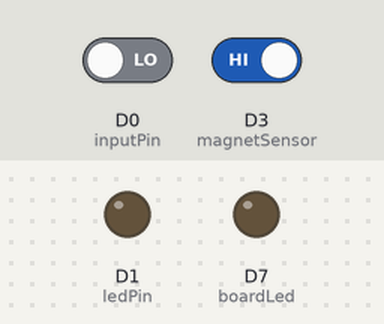
Simulated run of this sketch. Board: Particle Photon. Shown: output pins drawn as LEDs (lit = HIGH). The test bench sets the inputs (shaded band); at power-on: D0 (inputPin) LOW, D3 (magnetSensor) HIGH. WiFi joins after 1.5 s; servers stay silent unless stated; the local clock reads 2024-03-15 10:24:30 at power-on unless the sketch sets it.

Above: at 1.9 s.
Timing chart, 0 to 3.4 s (numbered marks = the images above):
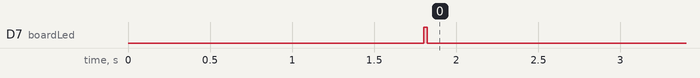

The sketch:

oppgave3M2M.ino
```cpp
/**
 * This security prototype app uses a PIR sensor to detect movement in a room
 * and a magnet sensor for controlling a door entrance for activity.
 * From the mobile application made with Blynk, the sensor data can be monitored
 * with time and with instant notification when a change is detected.
 *
 * version: 2017.11.29
 * @author Robert Mattias Molin
 *
 * Inspired by author Ingo Lohs, project can be found at:
 * https://particle.hackster.io/ingo-lohs/mypir-sensor-informs-me-via-ifttt-e8b628
 *
 * And author "Bianchi Rider", project can be found at:
 * https://particle.hackster.io/BianchiRider/garage-door-opener-with-blynk-a0530d
 */


#include <blynk.h>
#define BLYNK_PRINT Serial
#define ONE_DAY_MILLIS (24 * 60 * 60 * 1000)


char auth[] = "YourAuthToken"; // Connect code to the Blynk app

BlynkTimer timer;
unsigned long lastSync = millis(); // For time synchronization from the Particle Cloud

//Magnet Sensor, "Door sensor"
int DoorLocation;  // Door location for history graph (Blynk app)
double CountOpen;  // Counter to prevent overwrite
double CountClose;  // Counter to prevent overwrite
double TimerStuck;  // Counter for door stuck in between "positions"

const int magnetSensor = D3;
int state; // The state of the magnet sensor is either 1 == Alarm! or 0 == OK!
String DoorStatus; //For blynk app
WidgetTerminal terminal(V10);  // Blynk Terminal


//PIR Sensor
const int inputPin = D0;  // choose the input pin (for PIR sensor)
String Movement; //For blynk app

int pirState = LOW;  // we start, assuming no motion detected
int val = 0;  // variable for reading the pin status
int boardLed = D7;// photon onBoard LED
int ledPin = D1;  // LED Pin
int PirStatus;  // for history graph in Blynk app

int calibrateTime = 10000;      // wait for the thingy to calibrate

unsigned long delay_60s = 0;//To prevent sending data that exceeds the 60000 millis() limit to Azure IoT Hub


void setup()
{
    Serial.begin(9600);
    Blynk.begin(auth);

    timer.setInterval(1000, sendStatus);  // Send data to Blynk once a second
    timer.setInterval(60000, sendAtm);  // Send data to Blynk once a minute

    pinMode( magnetSensor, INPUT_PULLUP );

    pinMode(boardLed, OUTPUT);    // on-board LED
    pinMode(ledPin, OUTPUT); //led PIR sensor
    pinMode(inputPin, INPUT);     // declare PIR sensor as input

    digitalWrite(boardLed, HIGH);
    Particle.publish("SecureM2M", "now online", 100, PRIVATE);//Publish project status in Prticle Console
    digitalWrite(boardLed, LOW);

    Particle.syncTime();  // Request time synchronization from the Particle Cloud (UTC)
    Time.zone(+1);  // Set to correct time zone

}


//  Get terminal data if Photon is rebooted
BLYNK_CONNECTED()
{
    Blynk.syncVirtual(V10);
}


/**
 * Send data to Blynk once every minute
 * to sync the app terminal and update time and date.
 */
void sendAtm()
{

    Blynk.syncVirtual(V10);  // Sync terminal. Tends to not update if app is running on phone
    terminal.flush();

    // Sync time once a day
    if (millis() - lastSync > ONE_DAY_MILLIS)
    {
        terminal.println( Time.format( Time.now(), "%m.%d.%y %I:%M:%S %p Current Time") );
        Particle.syncTime();  // Request time synchronization from the Particle Cloud
        lastSync = millis();
        Time.zone(+1);  // Set correct time zone
        terminal.println(Time.format(Time.now(), "%m.%d.%y %I:%M:%S %p Updated Time"));
        terminal.flush();
    }
}


//Sends data to Blynk mobile app, once every second
void sendStatus()
{
    Blynk.virtualWrite(V3, DoorLocation);
    Blynk.virtualWrite(V5, DoorStatus);
    Blynk.virtualWrite(V4, PirStatus);
    Blynk.virtualWrite(V1, Movement);
}


//PIR Sensor functions
void readTheSensor()
{
    val = digitalRead( inputPin );
}


bool calibrated()
{
    return millis() - calibrateTime > 0;
}


void determineMotion()
{
    // if the pir sensor reads high, or if motion is detected
    if (val == HIGH)
    {
        // the current state is no motion
        // i.e. it's just changed
        // announce this change by publishing an event
        if (pirState == LOW && (millis() - delay_60s >= 60000))
        {
            delay_60s = millis();
            Movement = "Movement Detected!"; //Change label in Blynk app
            //Fill in email details below to activate email notification via Blynk
            Blynk.email("my_email@example.com", "Subject", "Your message goes here");
            PirStatus = 100; //for history graph on app

            pirState = HIGH;
            setLED( pirState );

             // Get some data
            char data[64];
            sprintf(data, "%0d.%d", val); //Print int value (val) as a char sequence.
            // Trigger the integration
            Particle.publish("motionDetected", data, PRIVATE);
        }
    }
    else
    {
        if (pirState == HIGH)
        {
            Movement = "200 OK";
            PirStatus = 0;
            /**
              We have just turned off,
              update the current state
             */
            pirState = LOW;
            setLED( pirState );
        }
    }
}


void setLED( int pirState )
{
  digitalWrite( ledPin, pirState );
  delay(3000);
}
//PIR functions end


//Main loop
void loop()
{
    Blynk.run();
    timer.run();

    state = digitalRead( magnetSensor );

    // Check door for closed status
    if ( state == LOW )
    {
      DoorStatus = "Door Closed"; // V5
      TimerStuck = millis();
      DoorLocation = 0;

        if (CountClose < 1)
        {
            terminal.println(Time.format(Time.now(), "%m.%d %I:%M %p Closed"));
            terminal.flush();
            CountClose = 1;  // Prevent overwrite of time closed while closed
            CountOpen = 0;  // Allow overwrite of time opened
        }

    }

    // Check door for open status
    if ( state == HIGH && (millis() - delay_60s >= 60000))
    {
        delay_60s = millis();
        DoorStatus = "Door Open";  // V5
        TimerStuck = millis();
        DoorLocation = 100;
        Blynk.notify("Alarm! The door is open, possible break in attempt!"); //Send notification to phone

        if (CountOpen < 1)
        {
            terminal.println(Time.format(Time.now(), "%m.%d %I:%M %p Open"));
            terminal.flush();
            CountOpen = 1;
            CountClose = 0;
        }

         // Get some data
        char data[64];
        sprintf(data, "%0d.%d", state); //Print int value (state) as a char sequence.
        // Trigger the integration
        Particle.publish("doorStatus", data, PRIVATE);
    }

    // if the PIR sensor is calibrated
    if ( calibrated() )
    {
        // get the data from the PIR sensor
        readTheSensor();
        // report it out, if the state has changed
        determineMotion();
    }
    delay(300);
}//end loop
```
